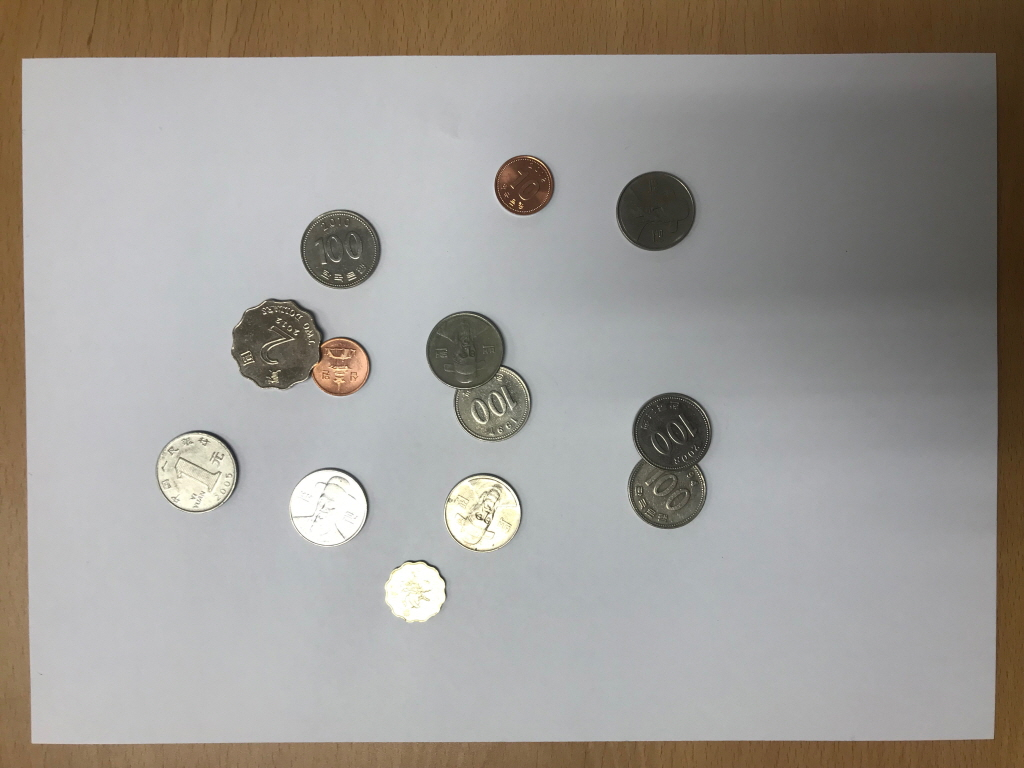
#> input picture homework/HW3/coin3.JPG, 1024 x 768 px, found by its file name
$ jupyter execute hw3.ipynb
#> lines starting #> are read from the running program, lines starting #| are printed output that depends on the picture; after the words box and inside, x2 and y2 are one past the last pixel; in counts of white or black regions, pixels touching at a corner belong together
[cell 1]
import numpy as np
import cv2
from matplotlib import pyplot as plt

[cell 2]
img = cv2.imread('coin3.jpg')
#> img is the input picture: shape (768, 1024, 3); mean B, G, R 149.9, 154.6, 158.2

org_img = img.copy()
gray = cv2.cvtColor(img, cv2.COLOR_BGR2GRAY)
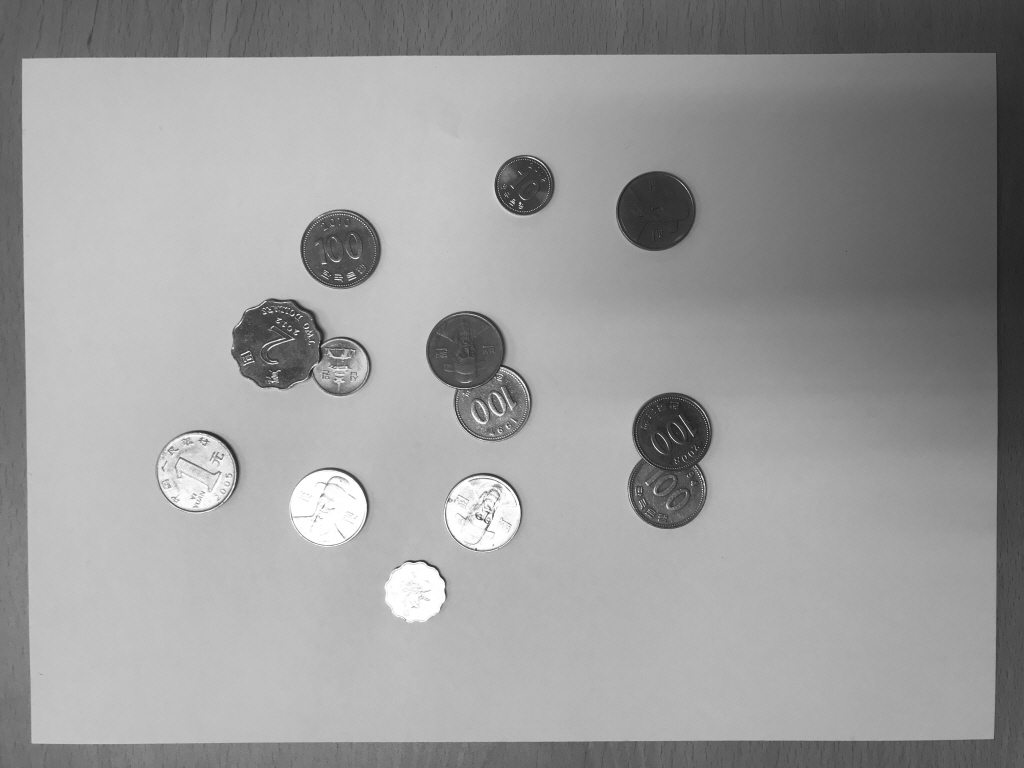
#> gray: shape (768, 1024); min 25, max 255, mean 155.1

[cell 3]
ret, threshold = cv2.threshold(gray,48,255,cv2.THRESH_BINARY)
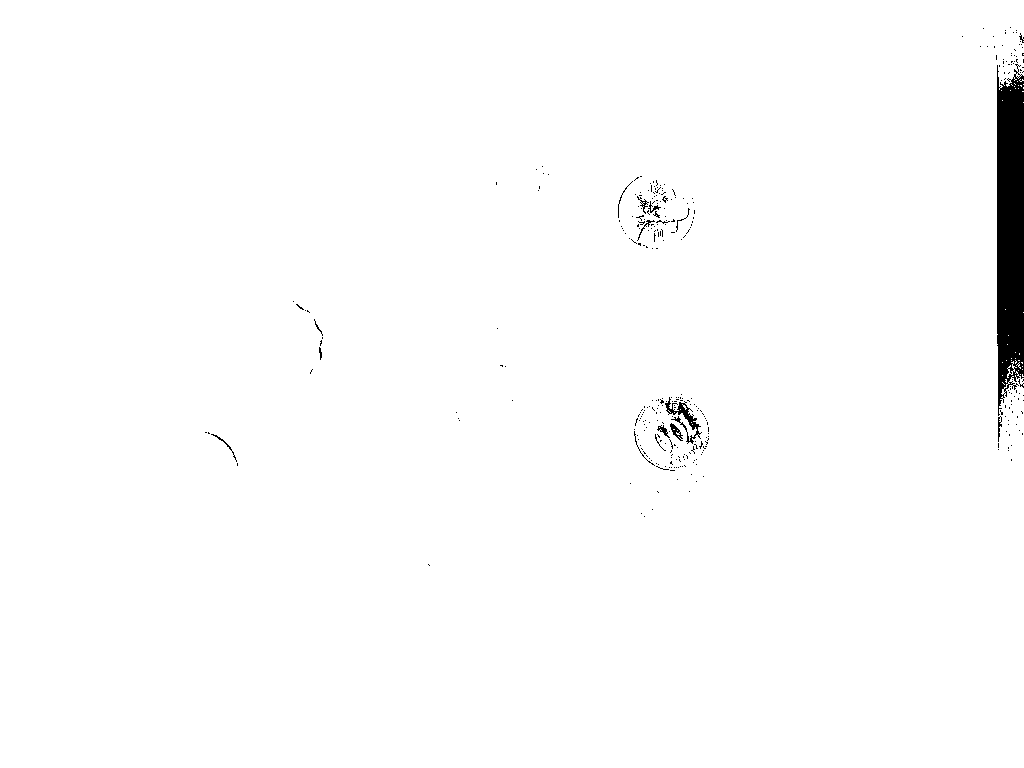
#> threshold: shape (768, 1024); 98.7% white; 335 black regions (319 under 20 px), largest, box (x1, y1, x2, y2) and area: (997, 64, 1024, 416) 8149, (665, 397, 702, 444) 422, (670, 423, 683, 441) 91
gray_blur = cv2.GaussianBlur(gray, (15, 15), 0)
threshold = cv2.adaptiveThreshold(gray_blur, 255, cv2.ADAPTIVE_THRESH_GAUSSIAN_C,cv2.THRESH_BINARY_INV, 11, 1)
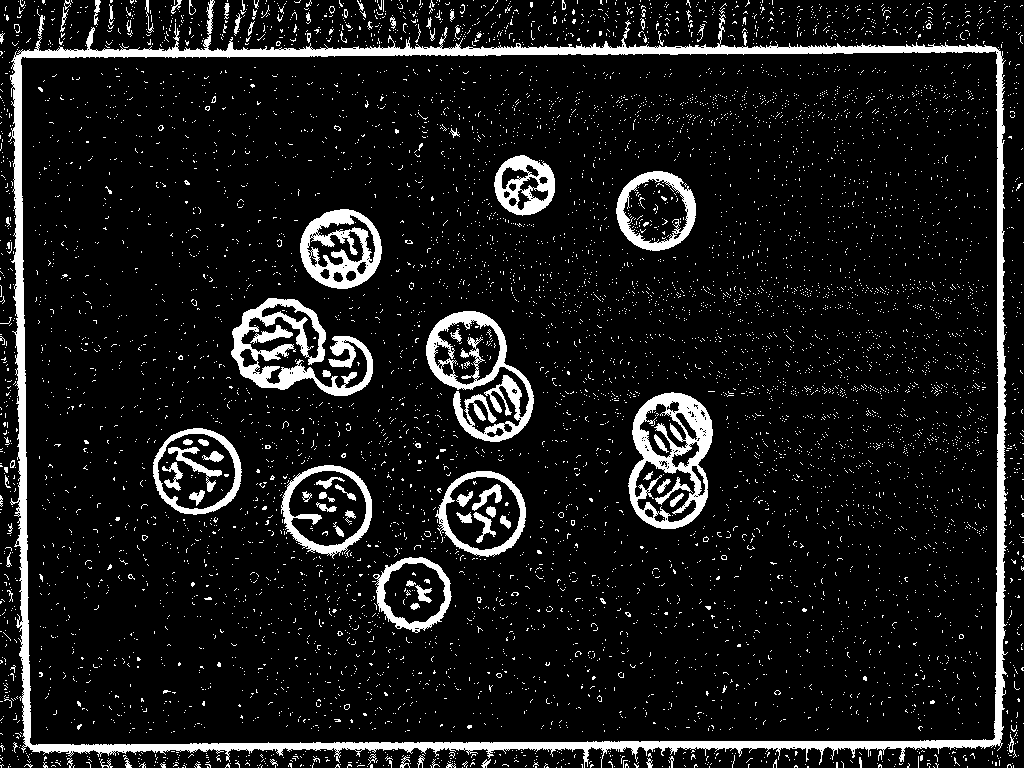
#> threshold: shape (768, 1024); 9.8% white; 7737 white regions (7631 under 20 px), largest, box (x1, y1, x2, y2) and area: (8, 0, 1008, 768) 26852, (628, 392, 713, 529) 4927, (231, 298, 373, 396) 4854

[cell 4]
kernel = np.ones((2, 2), np.uint8)

erosion = cv2.erode(threshold, kernel, iterations=3)
#> erosion: shape (768, 1024); 3.1% white; 145 white regions (95 under 20 px), largest, box (x1, y1, x2, y2) and area: (33, 56, 1006, 753) 6016, (24, 46, 996, 58) 3704, (15, 58, 31, 746) 2883
closing = cv2.morphologyEx(erosion, cv2.MORPH_CLOSE, kernel, iterations=3)
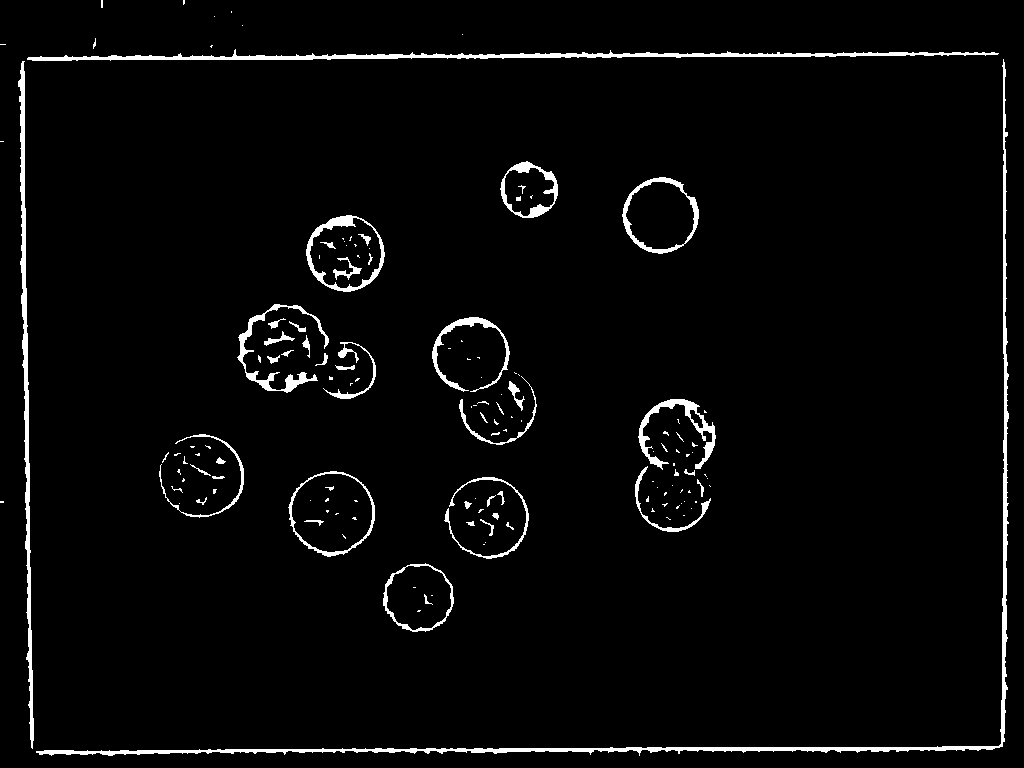
#> closing: shape (768, 1024); 3.1% white; 145 white regions (95 under 20 px)

cont_img = closing.copy()
contours, hierarchy = cv2.findContours(cont_img, cv2.RETR_TREE, cv2.CHAIN_APPROX_SIMPLE)
#> contours = 151 contours, 110 with area under 20; largest, box (x1, y1, x2, y2) and area: (288, 471, 375, 557) 5510, (291, 473, 373, 553) 5060, (306, 215, 385, 292) 4526, (622, 177, 699, 254) 4348, (36, 59, 1009, 756) 4346

[cell 5]
for cnt in contours:
    area = cv2.contourArea(cnt)
    if area < 200 or area > 4000:
        continue

    ellipse = cv2.fitEllipse(cnt)
    cv2.ellipse(img, ellipse, (0,255,0), 5)
#> this loop made 151 passes
#> area on passes 11, 14, 24: 28, 21.5, 24.5
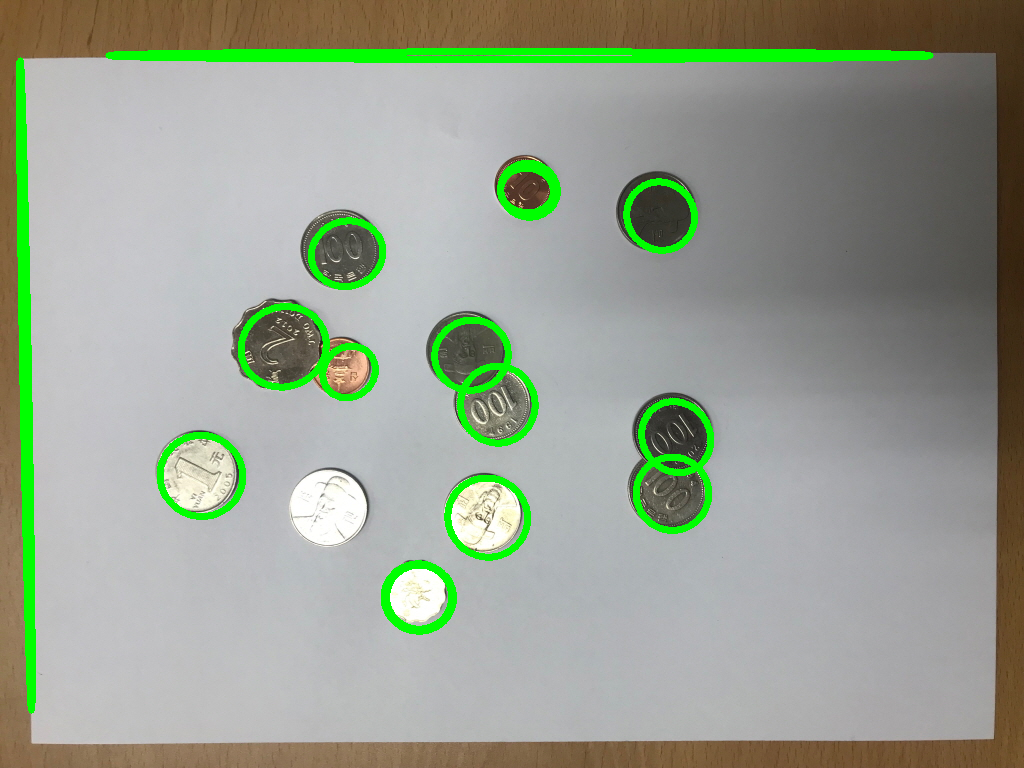
#> img: shape (768, 1024, 3); 4.73% of pixels changed, all inside (x1, y1, x2, y2) = (16, 48, 934, 714)

[cell 6]
#img = cv2.drawContours(img, contours, -1, (0,255,0), 2)

[cell 7]
plt.figure(figsize=(15,15), facecolor='white')
plt.subplot(221),plt.imshow(org_img),plt.title('Original Image')
plt.subplot(222),plt.imshow(threshold),plt.title('Adaptive Thresholding')
plt.subplot(223),plt.imshow(closing),plt.title('Morphological Transformations')
plt.subplot(224),plt.imshow(img),plt.title('Final Output')
plt.show()
#> figure, not shown here; B, G, R data is drawn as R, G, B

$ run again, with homework/HW3/coin5.jpg copied over homework/HW3/coin3.JPG
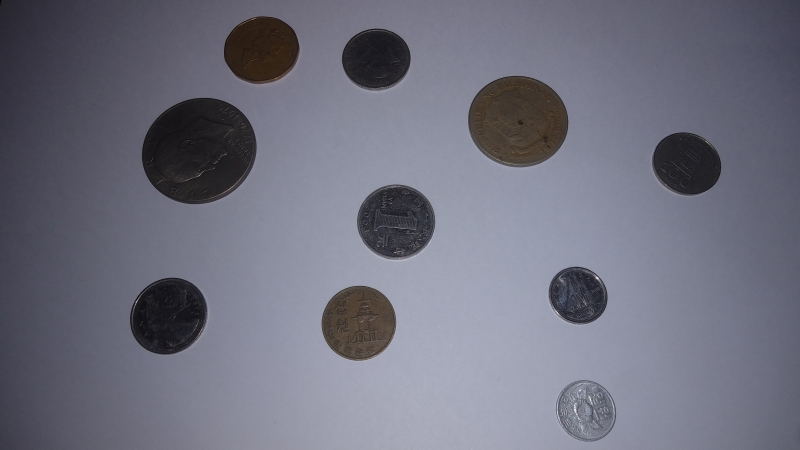
#> input picture homework/HW3/coin5.jpg, 1600 x 900 px, found by its file name (shown at 1/2 size)
#> img is the input picture: shape (900, 1600, 3); mean B, G, R 126, 111.8, 111.3
#> `ret, threshold = cv2.threshold(gray,48,255,cv2.THRESH_BINARY)`:
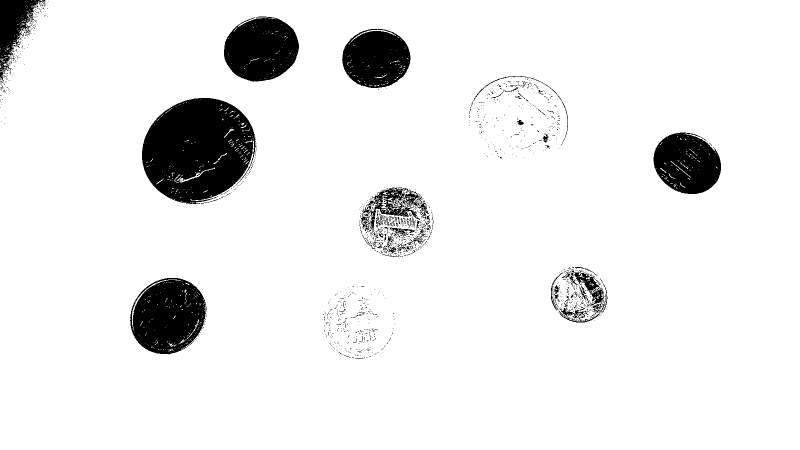
#> threshold: shape (900, 1600) (shown at 1/2 size); 92.3% white; 1426 black regions (1360 under 20 px), largest, box (x1, y1, x2, y2) and area: (284, 196, 513, 408) 35436, (260, 556, 413, 709) 17111, (448, 33, 598, 164) 14898
#> erosion: shape (900, 1600); 1.4% white; 285 white regions (235 under 20 px), largest, box (x1, y1, x2, y2) and area: (718, 373, 870, 516) 2431, (287, 199, 513, 408) 2268, (451, 36, 599, 167) 1837
#> closing: shape (900, 1600); 1.4% white; 285 white regions (235 under 20 px)
#> contours = 295 contours, 256 with area under 20; largest, box (x1, y1, x2, y2) and area: (290, 202, 516, 411) 36442, (293, 204, 514, 409) 34805, (721, 376, 873, 519) 16659, (650, 578, 795, 724) 16308, (653, 581, 792, 721) 14945
#> the loop `for cnt in contours:` made 295 passes
#> area on passes 9, 32, 33: 33, 60, 33.5
#> after the loop `for cnt in contours:`:
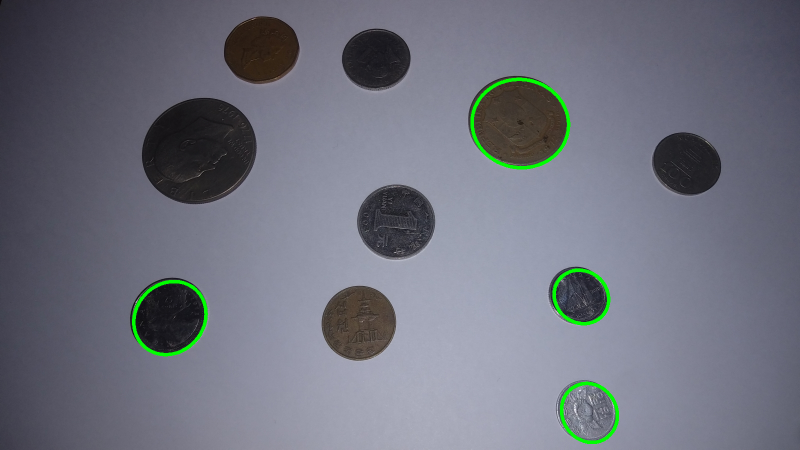
#> img: shape (900, 1600, 3) (shown at 1/2 size); 0.84% of pixels changed, all inside (x1, y1, x2, y2) = (264, 155, 1238, 888)
